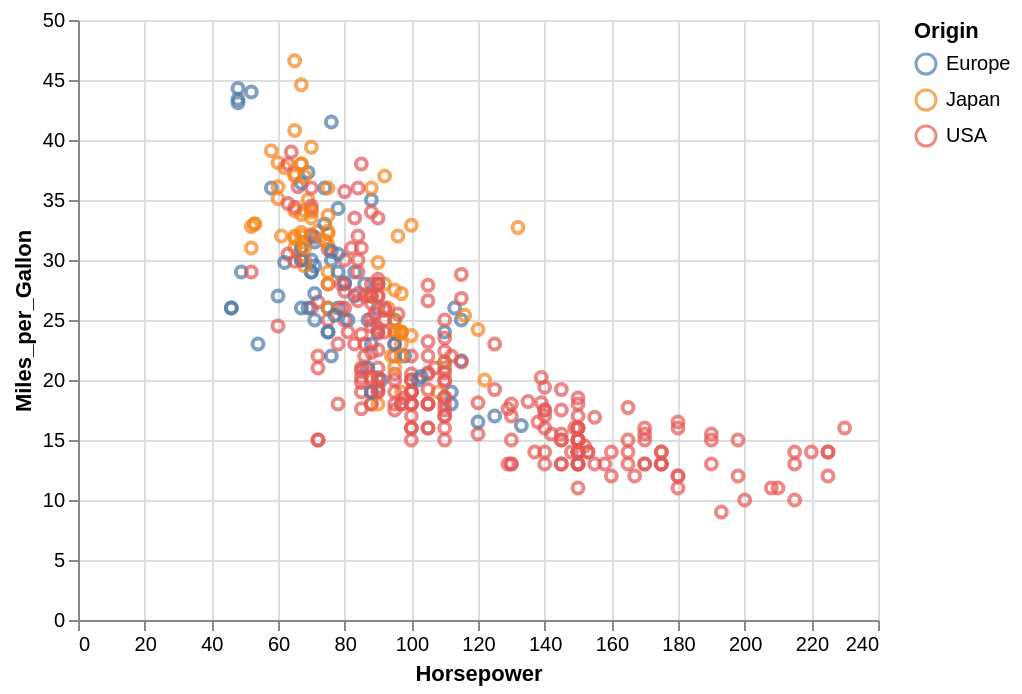

The notebook cell saved with this chart:
### Code cell
cars = data.cars()

alt.Chart(cars).mark_point().encode(
    x='Horsepower',
    y='Miles_per_Gallon',
    color='Origin',
).interactive()

### Figure 1 — Vega-Lite specification as saved in the notebook (floating-point values rounded to 4 significant figures; data arrays with more than 128 entries replaced by an {"elided": "..."} marker saying what was removed)
{"$schema": "https://vega.github.io/schema/vega-lite/v3.4.0.json", "config": {"mark": {"tooltip": null}, "view": {"height": 300, "width": 400}}, "data": {"name": "data-f02450ab61490a1363517a0190416235"}, "datasets": {"data-f02450ab61490a1363517a0190416235": {"elided": "406 records"}}, "encoding": {"color": {"field": "Origin", "type": "nominal"}, "x": {"field": "Horsepower", "type": "quantitative"}, "y": {"field": "Miles_per_Gallon", "type": "quantitative"}}, "mark": "point", "selection": {"selector001": {"bind": "scales", "encodings": ["x", "y"], "type": "interval"}}}
